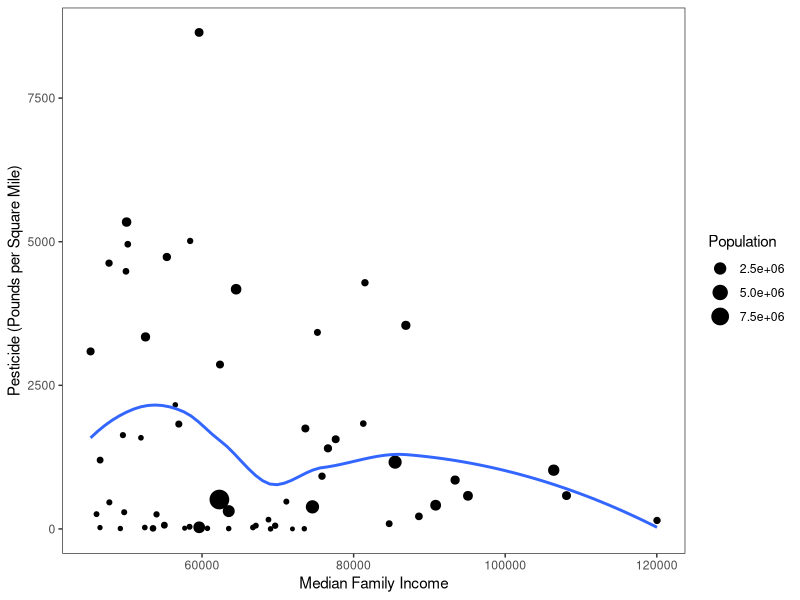

R code for this plot:
## ---- chunk 1
knitr::opts_chunk$set(echo = TRUE)
## ---- chunk 2
library(tidyverse)

## ---- chunk 3

pest <- read_csv("ca_pest.csv")

pop <- read_csv("ca_pop.csv")

## ---- chunk 4

both <- merge(pest, pop, by = "County")

both$PestConcentration <- both$PestConcentration <- both$PestPounds/both$CountyArea
  
both <- both %>% 
    select(County, PestConcentration, MedFamilyIncome, Population) %>%
    arrange(-PestConcentration)

## ---- chunk 5

ggplot( both, aes(x = MedFamilyIncome, y = PestConcentration)) +
  geom_jitter(aes(size = Population))+
  ylab("Pesticide (Pounds per Square Mile)")+
  xlab("Median Family Income")+
  geom_smooth(se = FALSE)+
  theme_bw()+
    theme(panel.grid.major = element_blank(),
         panel.grid.minor = element_blank())

